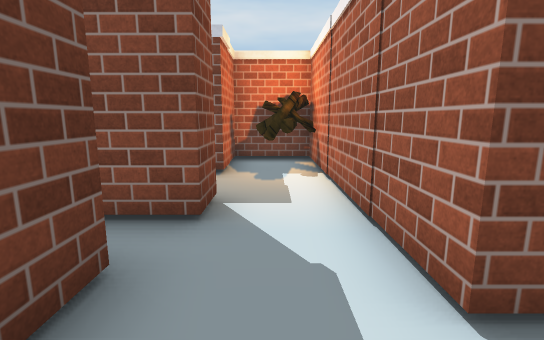
View 1 (above)

18 first-person views from a walk through a Unity game level. The camera is 1.2 m above the floor, tilts 10° down and sees 85° across. The floor is counted in squares, 1 m on a side. Each view is taken from the middle of a square. On the plan, view 1 faces up. The plan holds only what a view shows up to about 13 squares ahead; the rest is blank. The place goes on beyond the plan. The player character is not drawn. Some surface patterns are stand-ins.

View 2
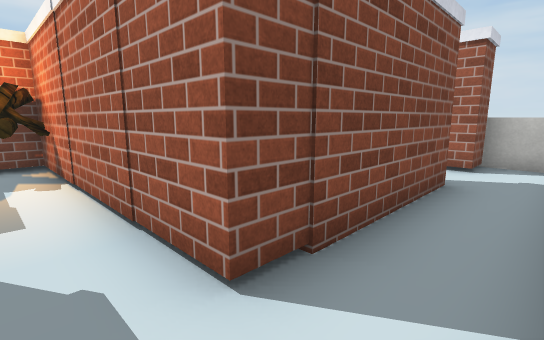

View 3
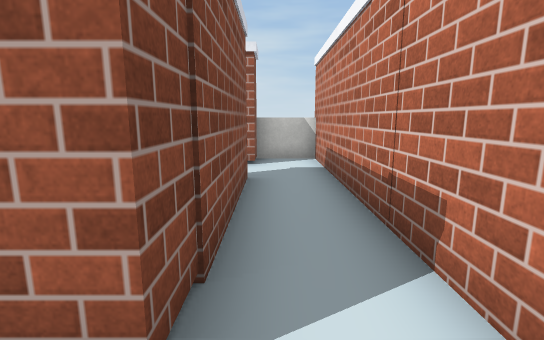

View 4
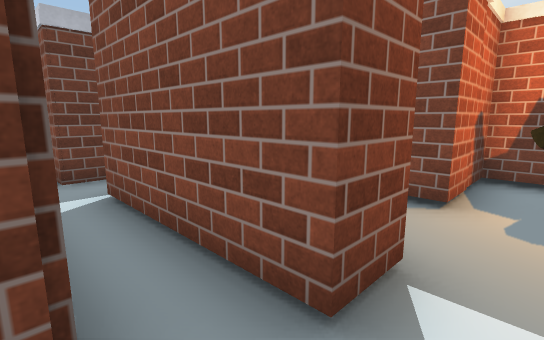

View 5
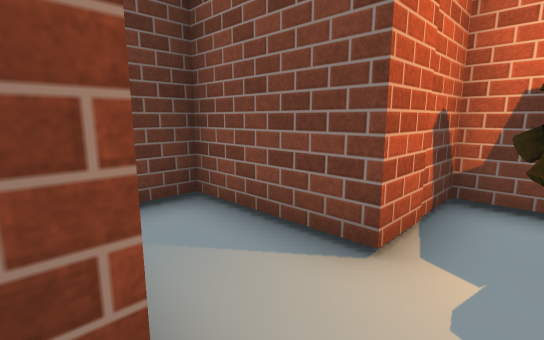

View 6
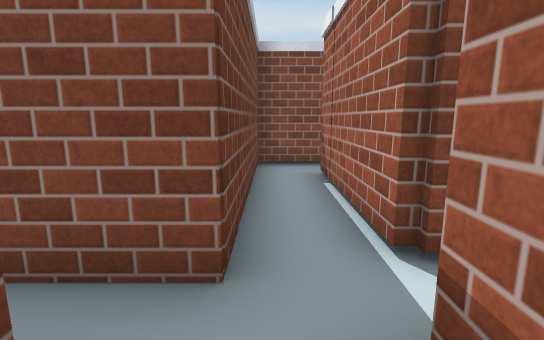

View 7
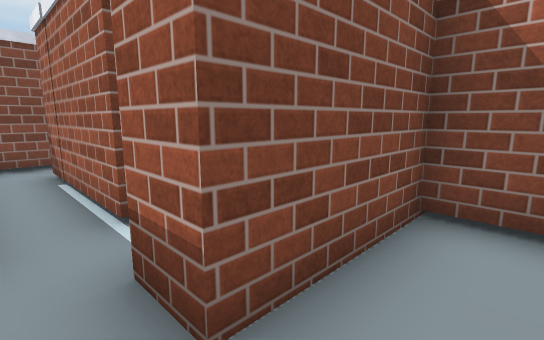

View 8
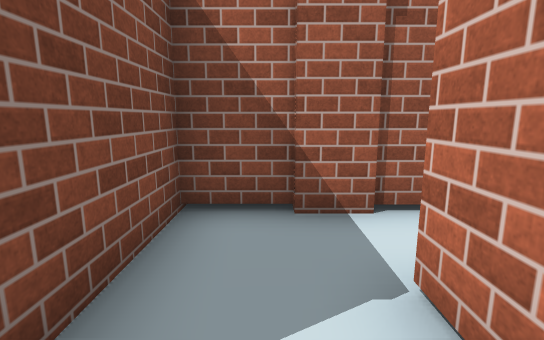

View 9
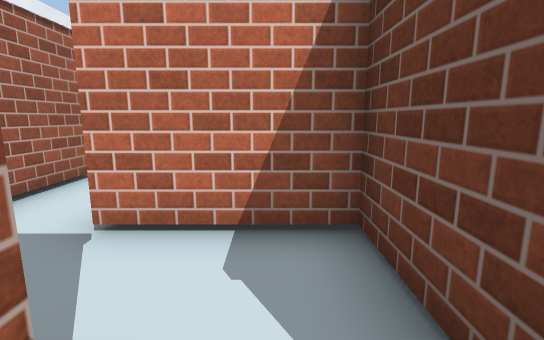

View 10
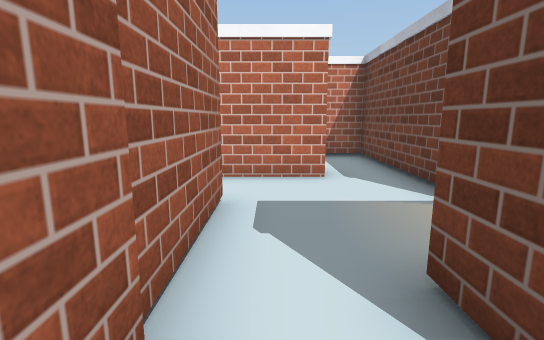

View 11
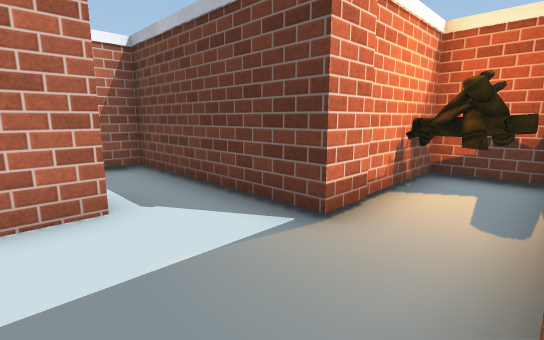

View 12
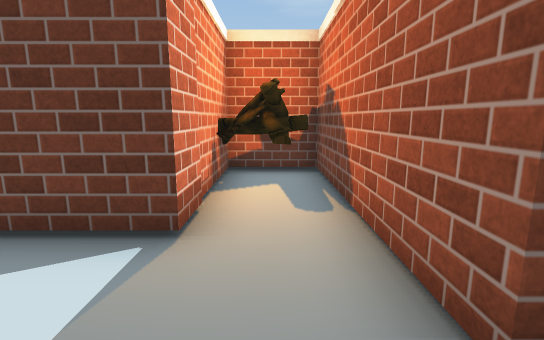

View 13
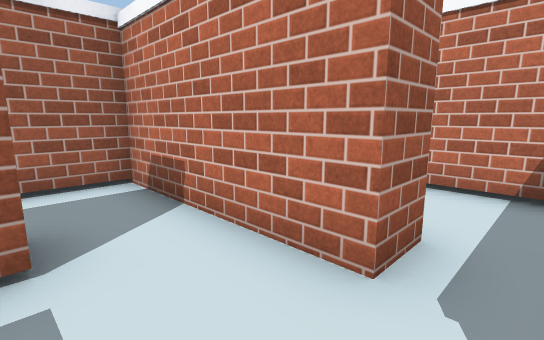

View 14
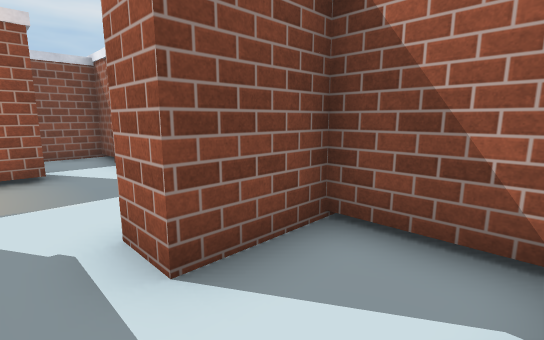

View 15
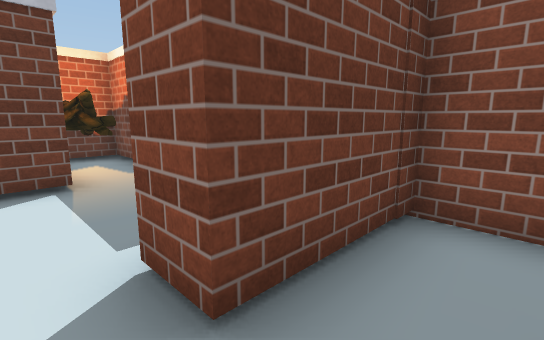

View 16
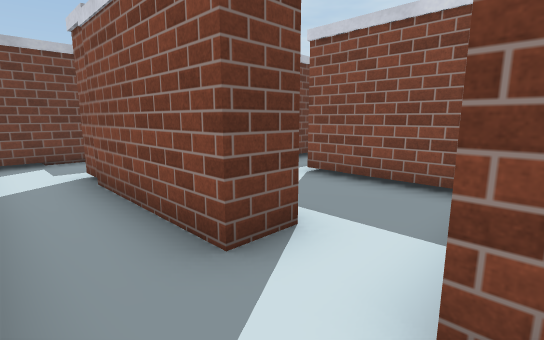

View 17
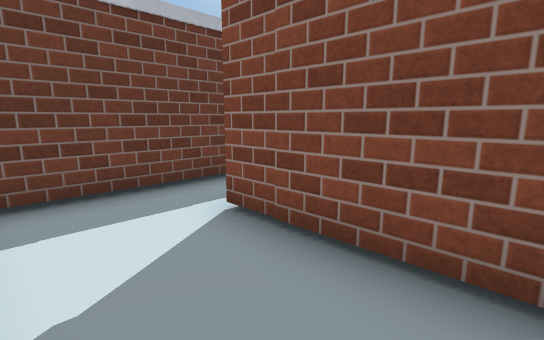

View 18
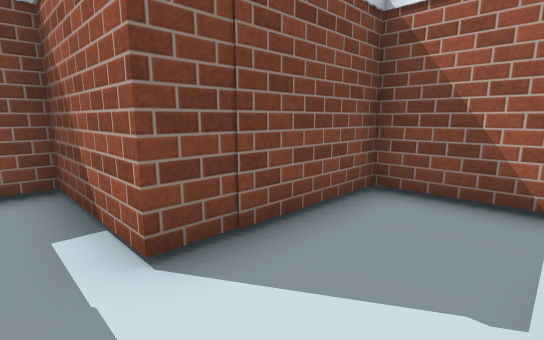

### Floor plan
Ten units are one square. View 1 is at (0, 0); x grows to the right and y downward. Boxes are objects, and circles mark ways between rooms. Rooms are numbered by the first view taken in them; rooms with no view inside come last. Other rooms are left out.
<svg viewBox="-102 -91 198 190">
<path fill="none" stroke="#000" d="M59 -26 59 -15 11 -15 11 -25M12 3 91 3M88 4 88 -15 77 -15 77 -25M-13 -22 -13 -2M-8 -44 -8 -33 -49 -33 -49 -74M-63 -74 -63 -30 -80 -30M11 -25 11 -44M-53 -12 -53 -22M-69 -20 -69 10 -55 10M-24 5 -24 -12 -53 -12M-55 10 -41 10M-41 10 -41 20 -97 20 -97 39 -58 39 -58 54M-24 42 -24 5M-41 60 -24 60M-21 90 -21 70 -41 70 -41 60M-58 54 -58 94 -32 94M-13 42 -24 42M-24 60 7 60 7 44M77 -25 77 -53 39 -53 39 -86 31 -86M21 -76 21 -31M11 -44 11 -86 -10 -86 -10 -63 -39 -63 -39 -54M0 13 -13 13 -13 42"/>
<rect x="-95" y="25" width="20" height="10" fill="#bbb"><title>other object</title></rect>
<rect x="-5" y="-85" width="10" height="20" fill="#bbb"><title>other object</title></rect>
<circle cx="0" cy="-20" r="3" fill="#2a7"/>
<circle cx="65" cy="-20" r="3" fill="#2a7"/>
<circle cx="-60" cy="-15" r="3" fill="#2a7"/>
<circle cx="0" cy="-40" r="3" fill="#2a7"/>
<circle cx="-45" cy="0" r="3" fill="#2a7"/>
<circle cx="-30" cy="15" r="3" fill="#2a7"/>
<circle cx="-50" cy="65" r="3" fill="#2a7"/>
<circle cx="-20" cy="50" r="3" fill="#2a7"/>
<circle cx="-5" cy="40" r="3" fill="#2a7"/>
<text x="40" y="-10">1</text>
<text x="-40" y="-30">2</text>
<text x="-60" y="-10">3</text>
<text x="-40" y="0">4</text>
<text x="-50" y="30">5</text>
<text x="-40" y="80">6</text>
<text x="-10" y="50">7</text>
<text x="50" y="-50">8</text>
<text x="-10" y="-60">9</text>
<text x="-10" y="20">10</text>
</svg>
Room 1 opens to room 2. Room 1 opens to room 8. Room 2 opens to room 3. Room 2 opens to room 9. Room 3 opens to room 4. Room 4 opens to room 5. Room 5 opens to room 6. Room 5 opens to room 7. Room 7 opens to room 10.

Where each view was taken, in squares from view 1:
view 1: 0 up, 0 right, facing up
view 2: 0 up, 0 right, facing up-right
view 3: 1 up, 0 right, facing right
view 4: 2 up, 0 right, facing up-left
view 5: 4 up, 0 right, facing up-left
view 6: 1 up, 6 left, facing up
view 7: 0 up, 6 left, facing up-right
view 8: 0 up, 6 left, facing right
view 9: 2 up, 6 left, facing down
view 10: 0 up, 3 left, facing down
view 11: 2 down, 3 left, facing down-left
view 12: 3 down, 3 left, facing left
view 13: 4 down, 5 left, facing down-right
view 14: 9 down, 5 left, facing up-right
view 15: 5 down, 0 right, facing up-left
view 16: 0 up, 8 right, facing up-left
view 17: 3 up, 7 right, facing up-left
view 18: 3 up, 3 right, facing up-right
